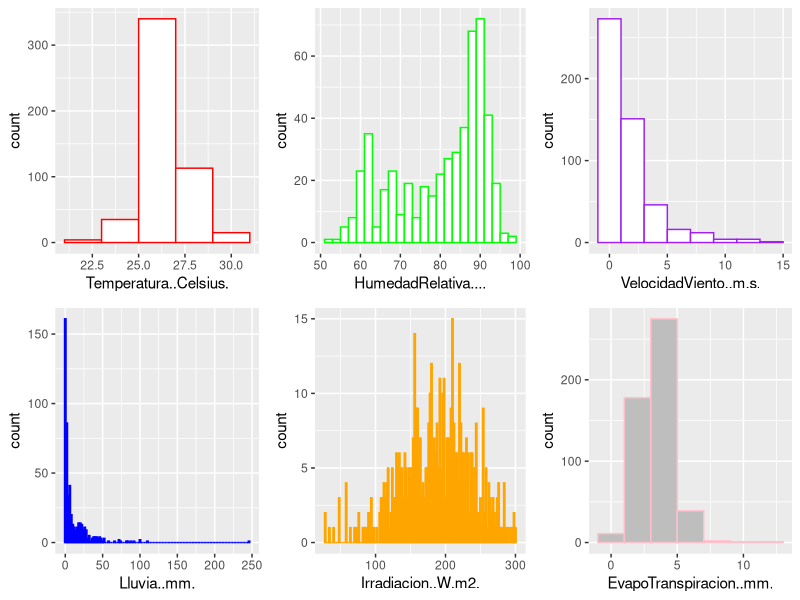
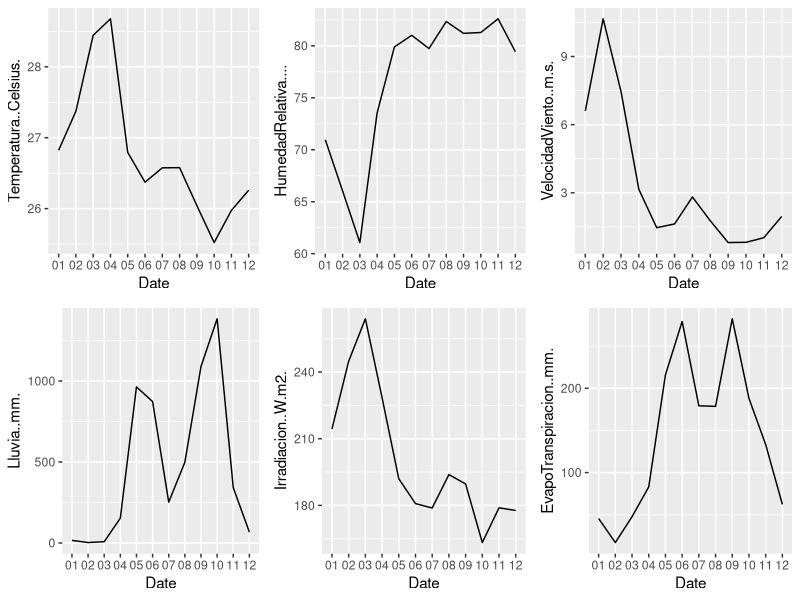
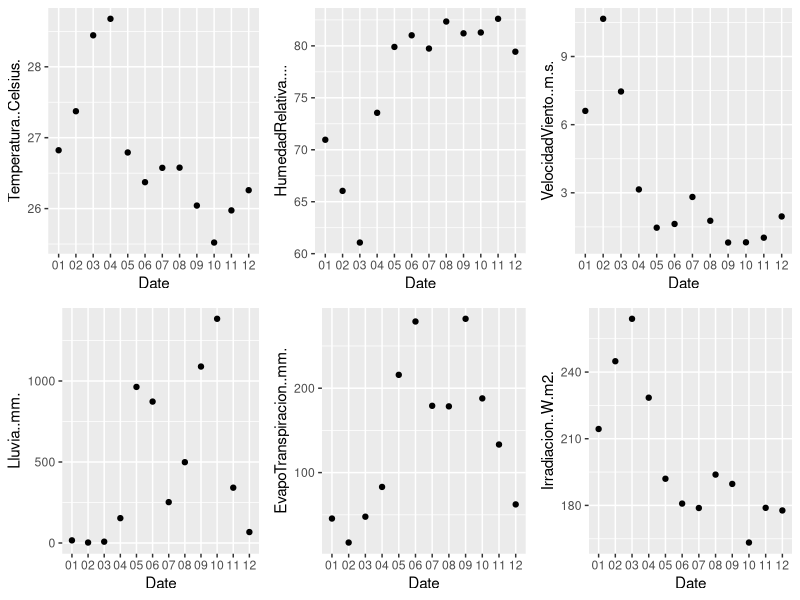

R code for these plots, in order:
## ---- chunk 1
library(graphics)
library(ggplot2)
library(dplyr)
library(gridExtra)

## ---- chunk 2
Liberia_datos.climaticos <- read.csv("Liberia_datos climaticos.csv",
                                     sep = ",",
                                     na.strings = "0,00",
                                     dec = ",")
## ---- chunk 3
Liberia_datos.climaticos <- na.omit(Liberia_datos.climaticos)
## ---- chunk 4
head(Liberia_datos.climaticos)
## ---- chunk 5
dim(Liberia_datos.climaticos)
## ---- chunk 6
Temp <- ggplot(data = Liberia_datos.climaticos, aes(x = Temperatura..Celsius.)) + geom_histogram(binwidth = 2,
 color = "red",
 fill = "white") +
  facet_grid()
## ---- chunk 7
HumR <- ggplot(data = Liberia_datos.climaticos, aes(x = HumedadRelativa....,)) + geom_histogram(binwidth = 2, 
color = "green",                
fill= "white") +
  facet_grid()

## ---- chunk 8
VelV <- ggplot(data = Liberia_datos.climaticos, aes(x = VelocidadViento..m.s.))+ geom_histogram(binwidth = 2,
 color = "purple",
 fill = "white") +
  facet_grid()
## ---- chunk 9
LLuv <- ggplot(data = Liberia_datos.climaticos, aes(x = Lluvia..mm.))+ geom_histogram(binwidth = 2,
 color = "blue",
 fill = "white") +
  facet_grid()
## ---- chunk 10
Irr <- ggplot(data = Liberia_datos.climaticos, aes(x = Irradiacion..W.m2.))+ geom_histogram(binwidth = 2,
 color = "orange",
 fill = "white") +
  facet_grid()
## ---- chunk 11
 EvaT <- ggplot(data = Liberia_datos.climaticos, aes(x = EvapoTranspiracion..mm.))+ geom_histogram(binwidth = 2,
 color = "pink",
 fill = "grey") +
  facet_grid()
## ---- chunk 12
grid.arrange(Temp,HumR, VelV, LLuv, Irr,EvaT, nrow = 2) 
## ---- chunk 13
Promedio_datos <- Liberia_datos.climaticos %>%
  select(Date, HumedadRelativa...., VelocidadViento..m.s., Lluvia..mm., Irradiacion..W.m2., EvapoTranspiracion..mm., Temperatura..Celsius.) %>%
  mutate(Date = as.Date(Date, format = "%d/%m/%y")) %>%
  group_by(Date = format(Date, "%m")) %>% 
  summarise(HumedadRelativa.... = mean(HumedadRelativa....), VelocidadViento..m.s. = mean(VelocidadViento..m.s.), Lluvia..mm. = sum(Lluvia..mm.), Irradiacion..W.m2. = mean(Irradiacion..W.m2.), EvapoTranspiracion..mm. = sum(EvapoTranspiracion..mm.), Temperatura..Celsius. = mean(Temperatura..Celsius.))
## ---- chunk 14

I.grafico <- ggplot(Promedio_datos, aes(x=Date, y=Temperatura..Celsius., group = 1 )) + geom_line()

## ---- chunk 15
graficoII <- ggplot(Promedio_datos, aes(x=Date, y=HumedadRelativa...., group = 1 )) + geom_line()

## ---- chunk 16
tercero <- ggplot(Promedio_datos, aes(x=Date, y=VelocidadViento..m.s., group = 1 )) + geom_line()

## ---- chunk 17
cuarto <- ggplot(Promedio_datos, aes(x=Date, y=Lluvia..mm., group = 1 )) + geom_line()

## ---- chunk 18
quinto <- ggplot(Promedio_datos, aes(x=Date, y=Irradiacion..W.m2., group = 1 )) + geom_line()

## ---- chunk 19
sexto <- ggplot(Promedio_datos, aes(x=Date, y=EvapoTranspiracion..mm., group = 1 )) + geom_line()

## ---- chunk 20
grid.arrange(I.grafico, graficoII, tercero, cuarto, quinto, sexto, nrow = 2)
## ---- chunk 21
f <- ggplot(Promedio_datos, aes(x=Date, y=Temperatura..Celsius., group = 1 )) + geom_point()

## ---- chunk 22
e <- ggplot(Promedio_datos, aes(x=Date, y=HumedadRelativa...., group = 1 )) + geom_point()

## ---- chunk 23
d <- ggplot(Promedio_datos, aes(x=Date, y=VelocidadViento..m.s., group = 1 )) + geom_point()

## ---- chunk 24
c <- ggplot(Promedio_datos, aes(x=Date, y=Lluvia..mm., group = 1 )) + geom_point()

## ---- chunk 25
b <- ggplot(Promedio_datos, aes(x=Date, y=Irradiacion..W.m2., group = 1 )) + geom_point()

## ---- chunk 26
a <- ggplot(Promedio_datos, aes(x=Date, y=EvapoTranspiracion..mm., group = 1)) +   geom_point()
## ---- chunk 27
grid.arrange(f, e, d, c, a, b, nrow = 2)
